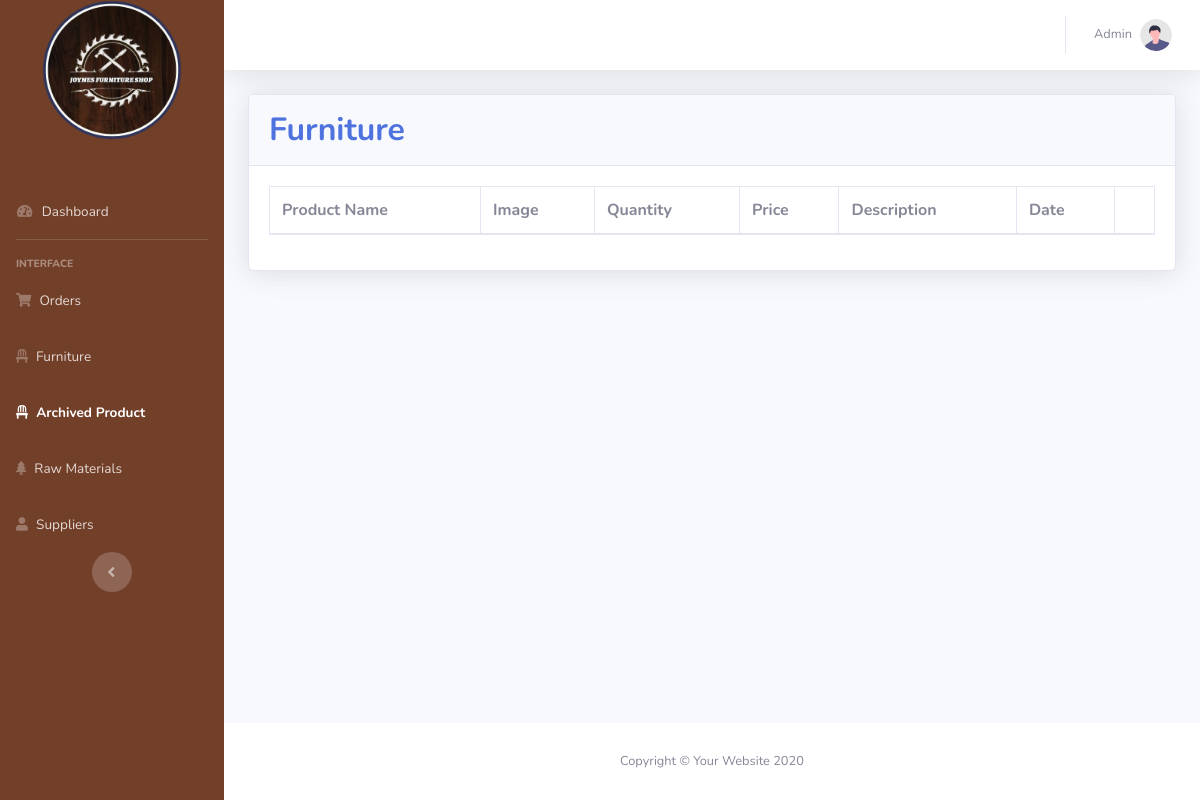
/archiveprod.php, run on an earlier commit of the app's database.
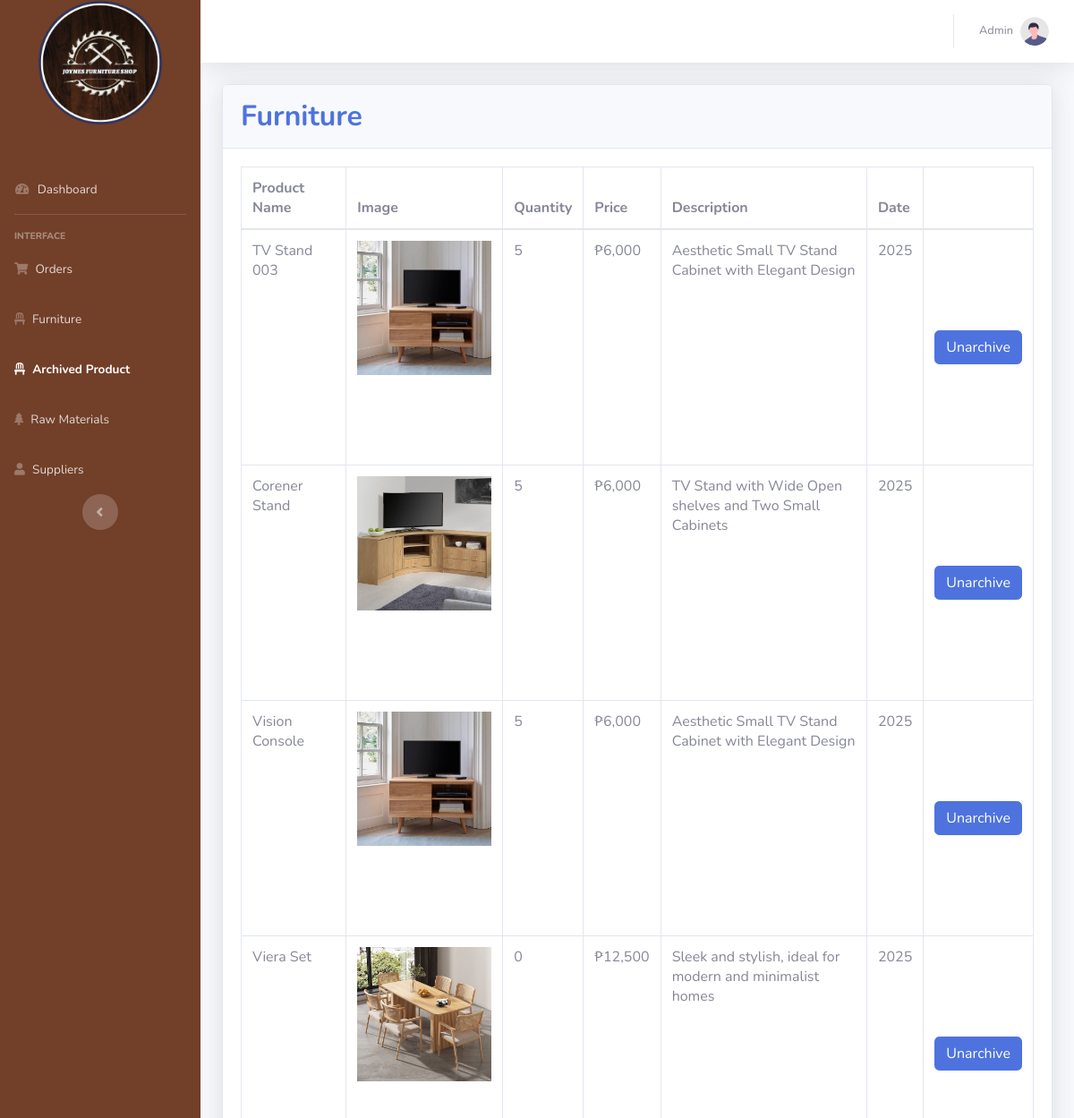
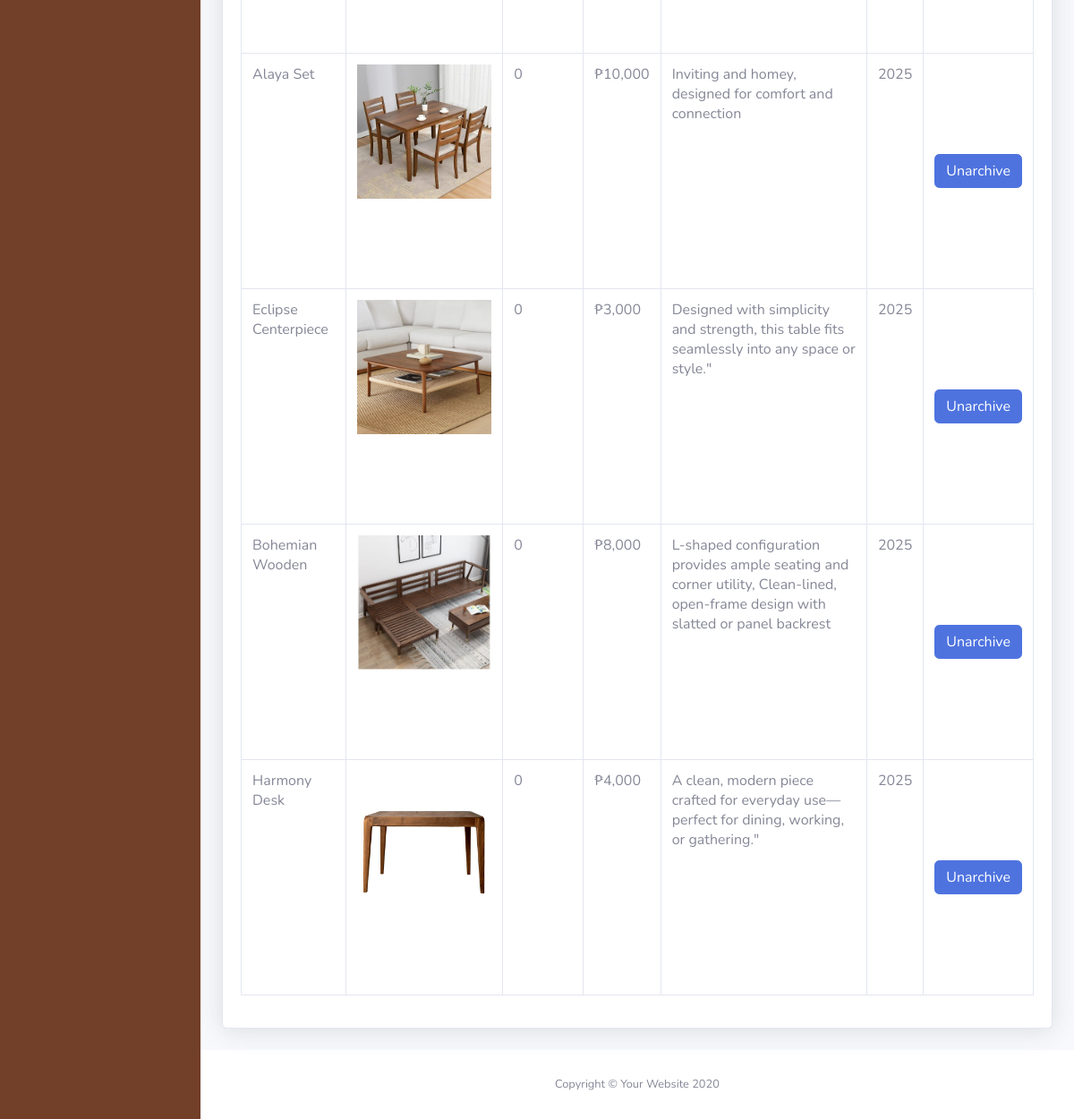
And on a later commit of the database (2 pictures, top to bottom).
### tables this page shows
CREATE TABLE `archived` (
  `ID` int(255) DEFAULT NULL,
  `name` varchar(255) NOT NULL,
  `image` varchar(255) NOT NULL,
  `description` varchar(255) NOT NULL,
  `quantity` int(255) NOT NULL,
  `cost` int(255) NOT NULL,
  `date` int(255) NOT NULL
);

### archiveprod.php (the view, shortened to what this page needs)
<?php
include("database.php");
$archivedsql = "SELECT * FROM archived";
$archivedresult = mysqli_query($conn, $archivedsql);
?>
<!DOCTYPE html>
<html lang="en">
<head>
    <link href="vendor/fontawesome-free/css/all.min.css" rel="stylesheet" type="text/css">
    <link href="css/sb-admin-2.min.css" rel="stylesheet">
    <link href="css/newstyle.css" rel="stylesheet">
    <link rel="stylesheet" href="https://maxcdn.bootstrapcdn.com/font-awesome/4.7.0/css/font-awesome.min.css">
    <link href="vendor/datatables/dataTables.bootstrap4.min.css" rel="stylesheet">
</head>
<body id="page-top">
    <div id="wrapper">
        <ul class="navbar-nav sidebar sidebar-dark accordion" id="accordionSidebar">
            <a class="logo sidebar-brand d-flex align-items-center justify-content-center" href="admin.php">
                <div class="sidebar-brand-icon ">
                    <img src="logo.png" class="img-fluid ">
                </div>
            </a>
            <li class="nav-item mt-5">
                <a class="nav-link" href="admin.php">
                    <i class="fas fa-fw fa-tachometer-alt"></i>
                    <span>Dashboard</span></a>
            </li>
            <hr class="sidebar-divider">
            <div class="sidebar-heading">
                Interface
            </div>
            <li class="nav-item">
                <a class="nav-link collapsed" href="adminOrder.php">
                    <i class="fas fa-shopping-cart"></i>
                    <span>Orders</span>
                </a>
            </li>
            <li class="nav-item ">
                <a class="nav-link collapsed" href="tables.php">
                    <i class="fas fa-solid fa-chair"></i>
                    <span>Furniture</span>
                </a>
            </li>
            <li class="nav-item active">
                <a class="nav-link collapsed" href="archiveprod.php">
                    <i class="fas fa-solid fa-chair"></i>
                    <span>Archived Product</span>
                </a>
            </li>
            <li class="nav-item">
                <a class="nav-link collapsed" href="rawtable.php">
                    <i class="fas fa-solid fa-tree"></i>
                    <span>Raw Materials</span>
                </a>
            </li>
            <li class="nav-item">
                <a class="nav-link " href="suppliers.php">
                    <i class="fas fa-solid fa-user"></i>
                    <span>Suppliers</span>
                </a>
            </li>
            <div class="text-center d-none d-md-inline">
                <button class="rounded-circle border-0" id="sidebarToggle"></button>
            </div>
        </ul>
        <div id="content-wrapper" class="d-flex flex-column">
            <div id="content">
                <nav
                    class="navbar navbar-expand navbar-light bg-white topbar mb-4 static-top shadow align-items-center">
                    <ul class="navbar-nav ml-auto">
                        <li class="nav-item dropdown no-arrow">
                            <a class="nav-link dropdown-toggle" href="#" id="userDropdown" role="button"
                                data-toggle="dropdown" aria-haspopup="true" aria-expanded="false">
                                <span class="mr-2 d-none d-lg-inline text-gray-600 small">Admin</span>
                                <img class="img-profile rounded-circle" src="img/undraw_profile.svg">
                            </a>
                        </li>
                    </ul>
                </nav>
                <div class="container-fluid">
                    <div class="card shadow mb-4">
                        <div class="card-header py-3">
                            <h2 class="m-0 font-weight-bold text-primary">Furniture</h2>
                        </div>
                        <div class="card-body">
                            <div class="table-responsive">
                                <table class="table table-bordered" id="dataTable" width="100%" cellspacing="0">
                                    <thead>
                                        <tr>
                                            <th>Product Name</th>
                                            <th>Image</th>
                                            <th>Quantity</th>
                                            <th>Price</th>
                                            <th>Description</th>
                                            <th>Date</th>
                                            <th></th>
                                        </tr>
                                    </thead>
                                    <tbody>
                                        <tr>
                                            <?php
                                            while ($row = mysqli_fetch_assoc($archivedresult)) {
                                                ?>
                                                <td><?php echo $row['name']; ?></td>
                                                <td>
                                                    <center><img src="./up/<?php echo $row['image']; ?>" alt="" width="150"
                                                            height="150"></center>
                                                </td>
                                                <td><?php echo $row['quantity']; ?></td>
                                                <td>&#8369;<?php echo number_format($row['cost'], 0, '.', ','); ?></td>
                                                <td><?php echo $row['description']; ?></td>
                                                <td><?php echo $row['date']; ?></td>
                                                <td>
                                                    <center><a href="#myModal1" type="button"
                                                            class="trigger-btn delete btn btn-primary"
                                                            data-toggle="modal">Unarchive</a></center>
                                                </td>
                                            </tr>
                                            <?php
                                            }
                                            ?>
                                    </tbody>
                                </table>
                            </div>
                        </div>
                    </div>
                </div>
            </div>
            <footer class="sticky-footer bg-white">
                <div class="container my-auto">
                    <div class="copyright text-center my-auto">
                        <span>Copyright &copy; Your Website 2020</span>
                    </div>
                </div>
            </footer>
        </div>
    </div>
</body>
</html>

### css/newstyle.css (style rules this page uses)
.logo { margin-bottom: 30px; margin-top: 35px; }
.sidebar { background-color: rgba(114,63,41,255); }

### modaldelete.php (style rules this page uses)
body { font-family: 'Varela Round', sans-serif; }
.trigger-btn { display: inline-block; margin: 100px auto; }

What changed in the data, as far as the page shows it:
added archived: name "TV Stand 003", image (picture), quantity "5", cost "6,000", description "Aesthetic Small TV Stand Cabinet with Elegant Design", date "2025"
added archived: name "Corener Stand", image (picture), quantity "5", cost "6,000", description "TV Stand with Wide Open shelves and Two Small Cabinets", date "2025"
added archived: name "Vision Console", image (picture), quantity "5", cost "6,000", description "Aesthetic Small TV Stand Cabinet with Elegant Design", date "2025"
added archived: name "Viera Set", image (picture), quantity "0", cost "12,500", description "Sleek and stylish, ideal for modern and minimalist homes", date "2025"
added archived: name "Alaya Set", image (picture), quantity "0", cost "10,000", description "Inviting and homey, designed for comfort and connection", date "2025"
added archived: name "Eclipse Centerpiece", image (picture), quantity "0", cost "3,000", description "Designed with simplicity and strength, this table fits seamlessly into any space or style.\"", date "2025"
added archived: name "Bohemian Wooden", image (picture), quantity "0", cost "8,000", description "L-shaped configuration provides ample seating and corner utility, Clean-lined, open-frame design with slatted or panel backrest", date "2025"
added archived: name "Harmony Desk", image (picture), quantity "0", cost "4,000", description "A clean, modern piece crafted for everyday use—perfect for dining, working, or gathering.\"", date "2025"
